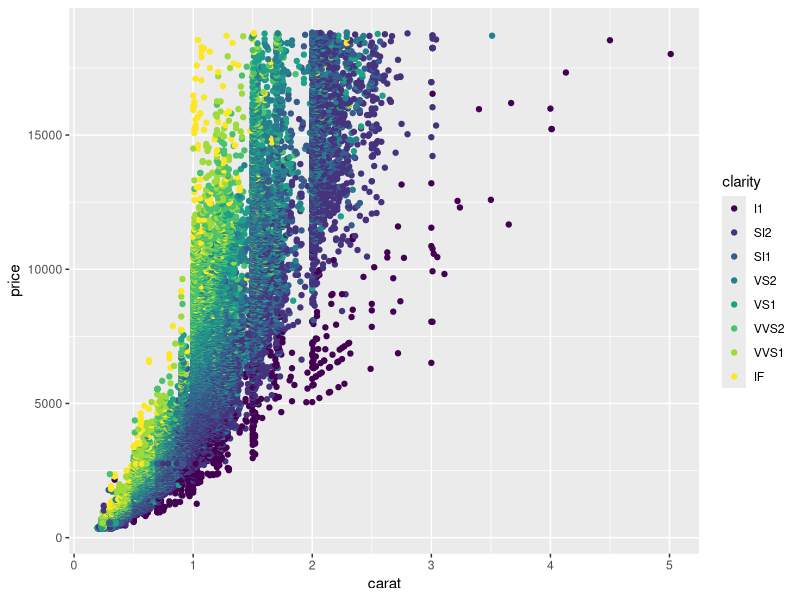
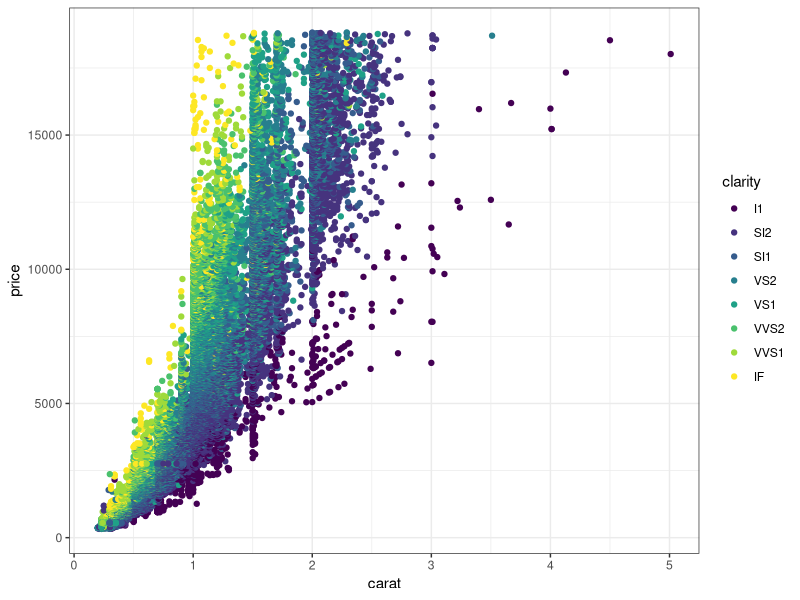
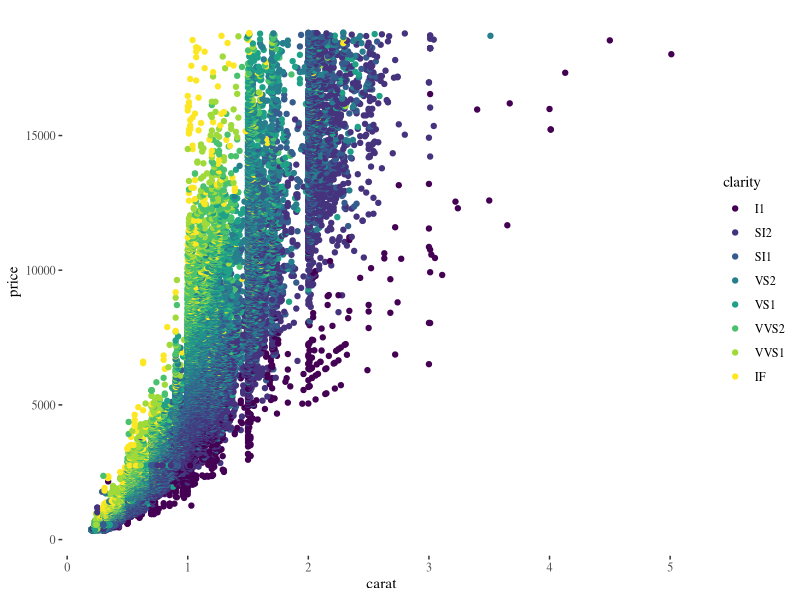
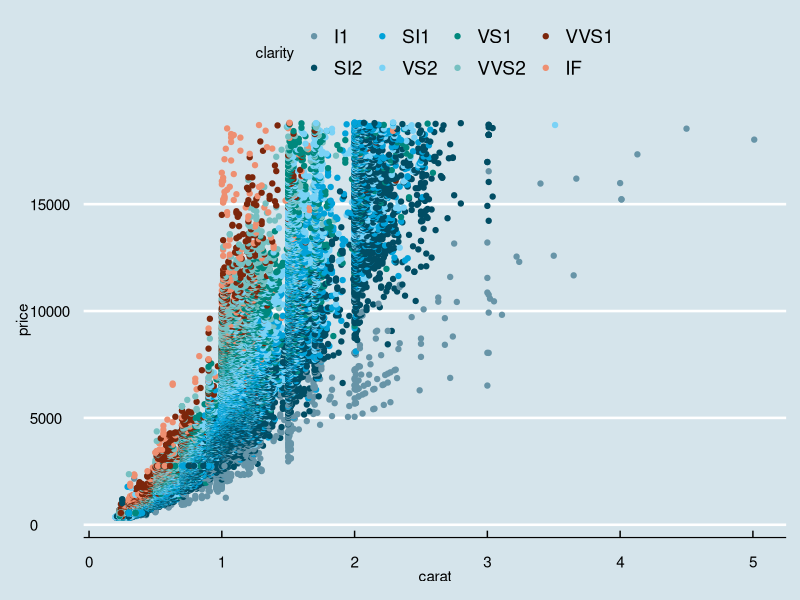
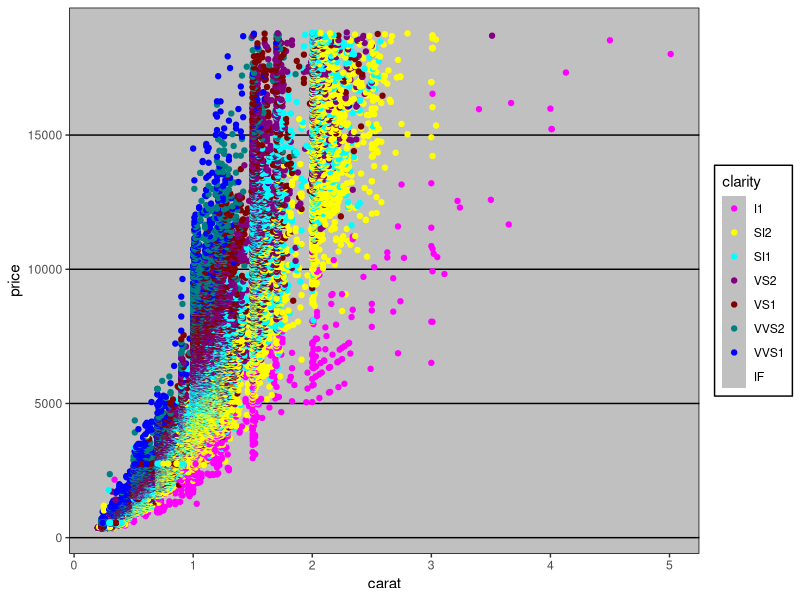
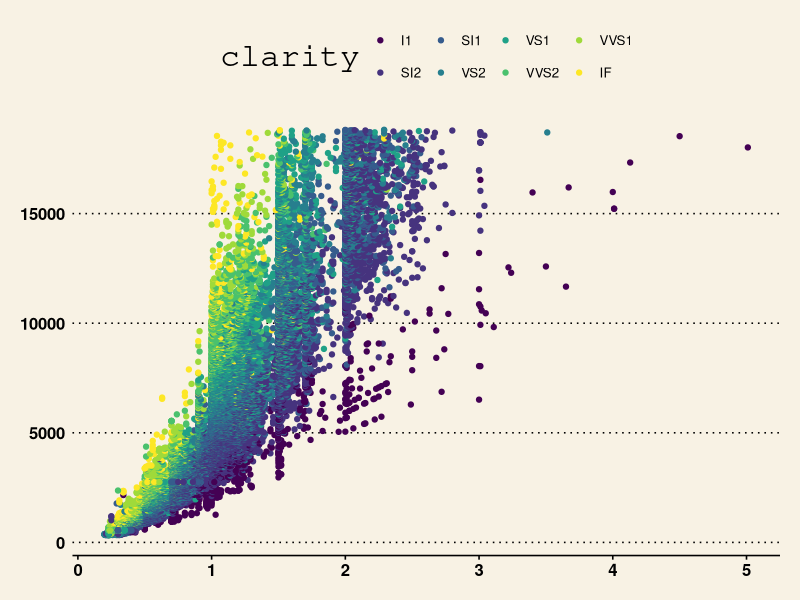
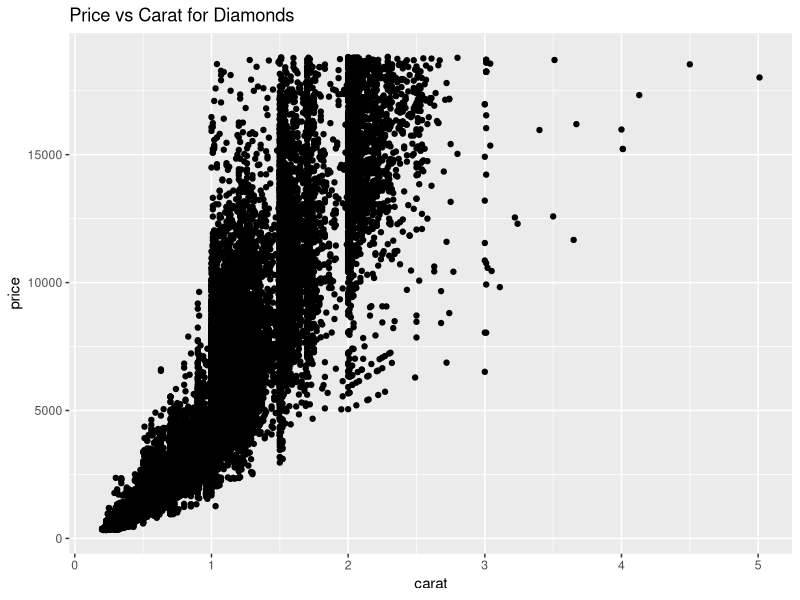
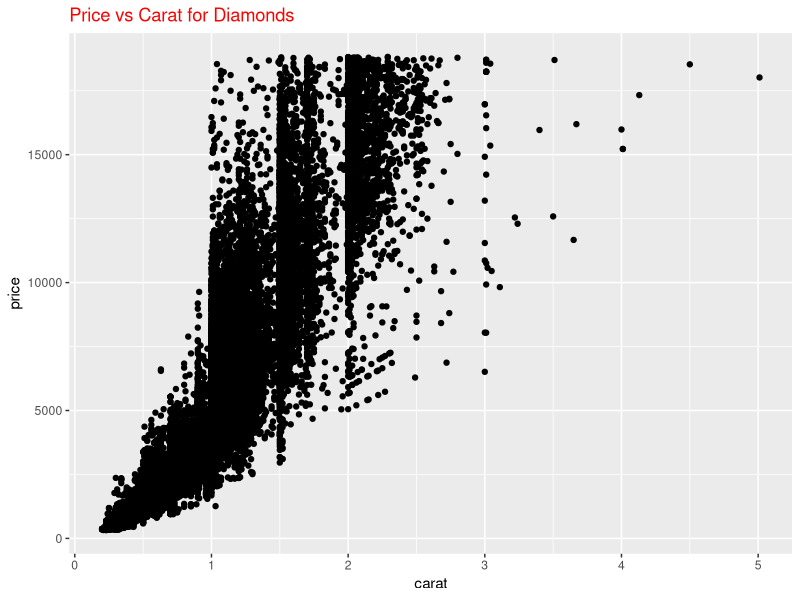

Write R code to recreate these figures, in order.
## ---- chunk 1
library(ggplot2)

states <- map_data("state")
## ---- chunk 2
p <- qplot(carat, price, data = diamonds, colour = clarity); p
## ---- chunk 3
p + theme_bw()
## ---- chunk 4
library(ggthemes)
p + theme_tufte()
## ---- chunk 5
p + theme_economist() + scale_colour_economist() 
## ---- chunk 6
p + theme_excel() + scale_colour_excel()
## ---- chunk 7
p + theme_wsj()
## ---- chunk 8
theme_bw()
## ---- chunk 9
qplot(carat, price, data = diamonds) +
    ggtitle("Price vs Carat for Diamonds")
## ---- chunk 10
p <- qplot(carat, price, data = diamonds) + 
    ggtitle("Price vs Carat for Diamonds")
p + theme(plot.title = element_text(colour = "red"))
## ---- chunk 11
p + theme(
    axis.text.x = element_blank(),
    axis.text.y = element_blank(),
    axis.title.x = element_blank(),
    axis.title.y = element_blank(),
    axis.ticks.length = unit(0, "cm")
)
